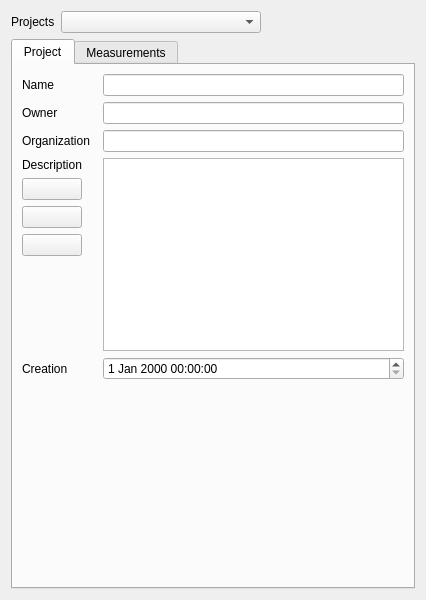
<?xml version="1.0" encoding="UTF-8"?>
<ui version="4.0">
 <class>Form</class>
 <widget class="QWidget" name="Form">
  <property name="geometry">
   <rect>
    <x>0</x>
    <y>0</y>
    <width>426</width>
    <height>600</height>
   </rect>
  </property>
  <property name="minimumSize">
   <size>
    <width>0</width>
    <height>600</height>
   </size>
  </property>
  <property name="windowTitle">
   <string>Form</string>
  </property>
  <layout class="QVBoxLayout" name="verticalLayout">
   <item>
    <layout class="QHBoxLayout" name="horizontalLayout">
     <property name="bottomMargin">
      <number>0</number>
     </property>
     <item>
      <widget class="QLabel" name="label_5">
       <property name="text">
        <string>Projects</string>
       </property>
      </widget>
     </item>
     <item>
      <widget class="QComboBox" name="comboBox_projects">
       <property name="minimumSize">
        <size>
         <width>200</width>
         <height>0</height>
        </size>
       </property>
      </widget>
     </item>
     <item>
      <spacer name="horizontalSpacer">
       <property name="orientation">
        <enum>Qt::Horizontal</enum>
       </property>
       <property name="sizeHint" stdset="0">
        <size>
         <width>40</width>
         <height>20</height>
        </size>
       </property>
      </spacer>
     </item>
    </layout>
   </item>
   <item>
    <widget class="QTabWidget" name="tabWidget">
     <property name="currentIndex">
      <number>0</number>
     </property>
     <widget class="QWidget" name="tab">
      <attribute name="title">
       <string>Project</string>
      </attribute>
      <layout class="QVBoxLayout" name="verticalLayout_2">
       <item>
        <layout class="QFormLayout" name="formLayout">
         <item row="0" column="0">
          <widget class="QLabel" name="label">
           <property name="text">
            <string>Name</string>
           </property>
          </widget>
         </item>
         <item row="0" column="1">
          <widget class="QLineEdit" name="lineEdit_name"/>
         </item>
         <item row="1" column="0">
          <widget class="QLabel" name="label_2">
           <property name="text">
            <string>Owner</string>
           </property>
          </widget>
         </item>
         <item row="1" column="1">
          <widget class="QLineEdit" name="lineEdit_owner"/>
         </item>
         <item row="2" column="0">
          <widget class="QLabel" name="label_3">
           <property name="text">
            <string>Organization</string>
           </property>
          </widget>
         </item>
         <item row="2" column="1">
          <widget class="QLineEdit" name="lineEdit_owner_2"/>
         </item>
         <item row="3" column="1">
          <widget class="QTextBrowser" name="textBrowser_description"/>
         </item>
         <item row="7" column="1">
          <spacer name="verticalSpacer">
           <property name="orientation">
            <enum>Qt::Vertical</enum>
           </property>
           <property name="sizeHint" stdset="0">
            <size>
             <width>20</width>
             <height>40</height>
            </size>
           </property>
          </spacer>
         </item>
         <item row="3" column="0">
          <layout class="QVBoxLayout" name="verticalLayout_5">
           <property name="rightMargin">
            <number>15</number>
           </property>
           <property name="bottomMargin">
            <number>15</number>
           </property>
           <item>
            <widget class="QLabel" name="label_4">
             <property name="text">
              <string>Description</string>
             </property>
            </widget>
           </item>
           <item>
            <widget class="QPushButton" name="pushButton_add">
             <property name="text">
              <string/>
             </property>
             <property name="icon">
              <iconset>
               <normaloff>icons/add_FILL0_wght400_GRAD0_opsz48.svg</normaloff>icons/add_FILL0_wght400_GRAD0_opsz48.svg</iconset>
             </property>
            </widget>
           </item>
           <item>
            <widget class="QPushButton" name="pushButton_edit">
             <property name="text">
              <string/>
             </property>
             <property name="icon">
              <iconset>
               <normaloff>icons/edit_FILL0_wght400_GRAD0_opsz48.svg</normaloff>icons/edit_FILL0_wght400_GRAD0_opsz48.svg</iconset>
             </property>
            </widget>
           </item>
           <item>
            <widget class="QPushButton" name="pushButton_delete">
             <property name="text">
              <string/>
             </property>
             <property name="icon">
              <iconset>
               <normaloff>icons/remove_FILL0_wght400_GRAD0_opsz48.svg</normaloff>icons/remove_FILL0_wght400_GRAD0_opsz48.svg</iconset>
             </property>
            </widget>
           </item>
           <item>
            <spacer name="verticalSpacer_2">
             <property name="orientation">
              <enum>Qt::Vertical</enum>
             </property>
             <property name="sizeHint" stdset="0">
              <size>
               <width>20</width>
               <height>40</height>
              </size>
             </property>
            </spacer>
           </item>
          </layout>
         </item>
         <item row="4" column="0">
          <widget class="QLabel" name="label_6">
           <property name="text">
            <string>Creation</string>
           </property>
          </widget>
         </item>
         <item row="4" column="1">
          <widget class="QDateTimeEdit" name="dateTimeEdit"/>
         </item>
        </layout>
       </item>
      </layout>
     </widget>
     <widget class="QWidget" name="tab_measurements">
      <attribute name="title">
       <string>Measurements</string>
      </attribute>
      <layout class="QVBoxLayout" name="verticalLayout_3">
       <item>
        <widget class="QTreeWidget" name="treeWidget_measeruments">
         <column>
          <property name="text">
           <string notr="true">1</string>
          </property>
         </column>
        </widget>
       </item>
       <item>
        <widget class="QTextBrowser" name="textBrowser_measurement_description">
         <property name="maximumSize">
          <size>
           <width>16777215</width>
           <height>200</height>
          </size>
         </property>
        </widget>
       </item>
      </layout>
     </widget>
    </widget>
   </item>
  </layout>
 </widget>
 <resources/>
 <connections/>
</ui>
